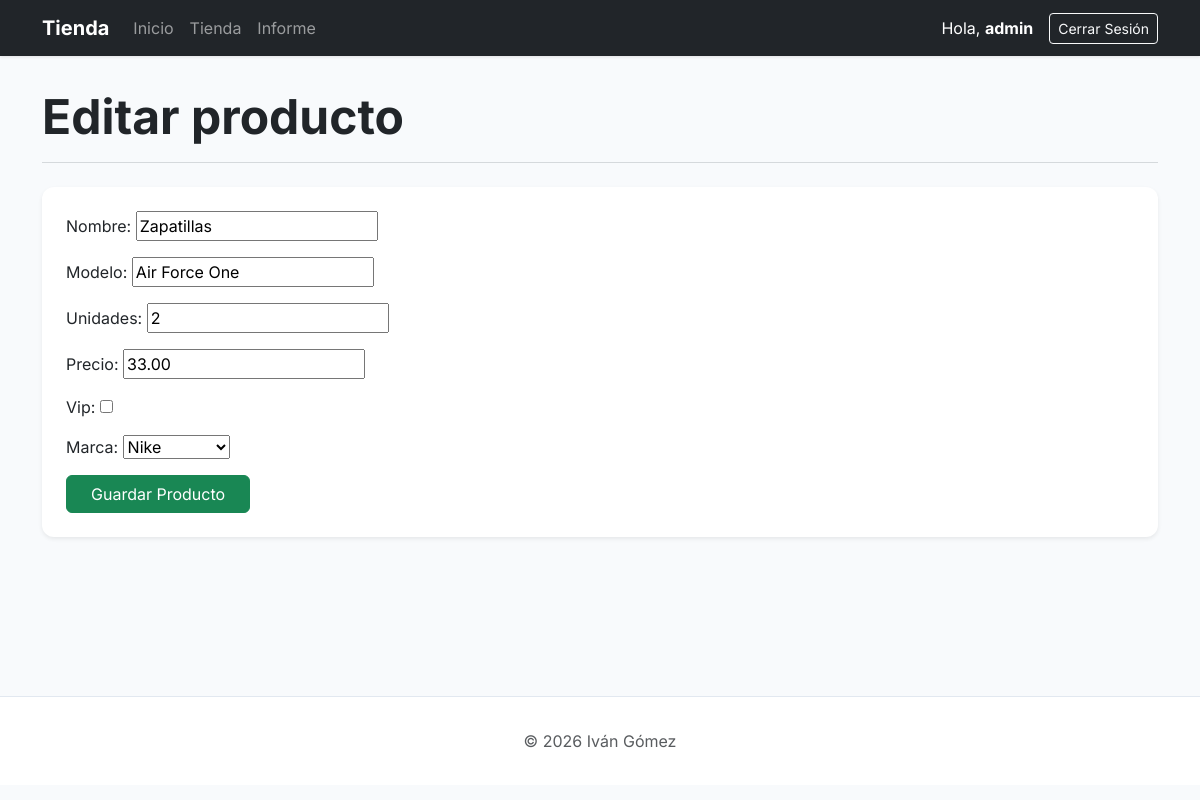
Screenshot of /tienda/admin/productos/edicion/5 (signed in) with the database file from the repository.
### core/models.py (models this page shows, shortened)
class UsuarioTienda(AbstractUser):
    vip = models.BooleanField(default=False)
    saldo = models.DecimalField(decimal_places=2, max_digits=4, null=True)

class Producto(models.Model):
    nombre = models.CharField(max_length=50)
    modelo = models.CharField(max_length=75)
    unidades = models.IntegerField()
    precio = models.DecimalField(decimal_places=2, max_digits=4)
    vip = models.BooleanField(default=False)
    usuario = models.ManyToManyField(UsuarioTienda, through='Compra')
    marca = models.ForeignKey(Marca, on_delete=models.SET_NULL, null=True, blank=True, related_name='productos')

class Marca(models.Model):
    nombre = models.CharField(max_length=50, unique=True)
    def __str__(self):
        return f'{self.nombre}'

### core/views.py (the view)
# urls.py: path('tienda/admin/productos/edicion/<int:pk>', editar_producto.as_view(), name='editar_producto'),
class editar_producto(UserPassesTestMixin,UpdateView):
    model = Producto
    form_class = ProductoForm
    success_url = reverse_lazy('ver_producto')
    template_name = 'core/crear_producto.html'
    def test_func(self):
        return self.request.user.is_superuser or self.request.user.is_staff

### core/forms.py
class ProductoForm(ModelForm):
    class Meta:
        model = Producto
        fields = ['nombre', 'modelo', 'unidades', 'precio', 'vip', 'marca']

### core/templates/core/crear_producto.html (shortened to what this page needs)
{% extends 'core/base.html' %}
{% block tittle_section %}{% if form.instance.pk %}Editar producto{% else %}Crear producto{% endif %}{% endblock %}
{% block content %}
<div class="card p-4 shadow-sm">
    <form action="" method="POST" class="needs-validation">
        <div class="mb-3">
            {{ form.as_p }} </div>
        <button type="submit" class="btn btn-success px-4">Guardar Producto</button>
    </form>
</div>
{% endblock %}

### core/templates/core/base.html (shortened to what this page needs)
<!DOCTYPE html>
<html lang="es">
<head>
    <link href="https://cdn.jsdelivr.net/npm/bootstrap@5.3.2/dist/css/bootstrap.min.css" rel="stylesheet">
</head>
<body>
    <nav class="navbar navbar-expand-lg navbar-dark bg-dark sticky-top">
        <div class="container">
            <a class="navbar-brand fw-bold" href="{% url 'ver_producto' %}">Tienda</a>
            <div class="collapse navbar-collapse" id="navbarNav">
                <ul class="navbar-nav me-auto">
                    <li class="nav-item"><a class="nav-link" href="{% url 'ver_producto' %}">Inicio</a></li>
                    <li class="nav-item"><a class="nav-link" href="{% url 'ver_producto_tienda' %}">Tienda</a></li>
                    <li class="nav-item"><a class="nav-link" href="{% url 'informes' %}">Informe</a></li>
                </ul>
                <div class="d-flex align-items-center">
                    {% if user.is_authenticated %}
                        <span class="navbar-text me-3 text-white">Hola, <strong>{{user.username}}</strong></span>
                        <form action="{% url 'logout' %}" method="post" class="m-0">
                            <button type="submit" class="btn btn-outline-light btn-sm">Cerrar Sesión</button>
                        </form>
                    {% else %}
                        <a href="{% url 'login' %}" class="btn btn-primary btn-sm me-3">Iniciar sesión</a>
                        <a href="{% url 'register' %}" class="btn btn-primary btn-sm">Registrarse</a>
                    {% endif %}
                </div>
            </div>
        </div>
    </nav>
    <main class="container main-container">
        <header class="mb-4">
            <h1 class="display-5 fw-bold text-dark">{% block tittle_section %}{% endblock %}</h1>
            <hr class="text-secondary opacity-25">
        </header>
        {% block content %}{% endblock %}
    </main>
    <footer class="footer">
        <div class="container text-center text-muted">
            <p class="mb-0">&copy; 2026 Iván Gómez</p>
        </div>
    </footer>
</body>
</html>

### core/templates/core/base.html (style rules this page uses)
:root { --bs-body-font-family: 'Inter', sans-serif; --primary-color: #2563eb; }
body { background-color: #f8fafc; color: #1e293b; }
.navbar { box-shadow: 0 1px 3px 0 rgba(0, 0, 0, 0.1); }
.main-container { min-height: calc(100vh - 160px); padding-top: 2rem; padding-bottom: 4rem; }
.card { border: none; box-shadow: 0 4px 6px -1px rgba(0, 0, 0, 0.1); border-radius: 12px; }
.footer { background: #fff; border-top: 1px solid #e2e8f0; padding: 2rem 0; margin-top: auto; }

### rows the page displays
UsuarioTienda: username "admin"
Producto: nombre "Zapatillas", modelo "Air Force One", unidades "2", precio "33.00", marca "Nike"
